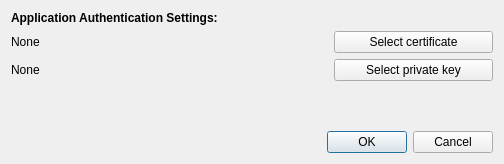
<?xml version="1.0" encoding="UTF-8"?>
<ui version="4.0">
 <class>ApplicationCertificateDialog</class>
 <widget class="QDialog" name="ApplicationCertificateDialog">
  <property name="geometry">
   <rect>
    <x>0</x>
    <y>0</y>
    <width>504</width>
    <height>164</height>
   </rect>
  </property>
  <property name="windowTitle">
   <string>ApplicationCertificateDialog</string>
  </property>
  <layout class="QGridLayout" name="gridLayout">
   <item row="3" column="0" colspan="3">
    <spacer name="verticalSpacer">
     <property name="orientation">
      <enum>Qt::Vertical</enum>
     </property>
     <property name="sizeHint" stdset="0">
      <size>
       <width>20</width>
       <height>40</height>
      </size>
     </property>
    </spacer>
   </item>
   <item row="2" column="0" colspan="2">
    <widget class="QLabel" name="privateKeyLabel">
     <property name="text">
      <string>None</string>
     </property>
    </widget>
   </item>
   <item row="2" column="2">
    <widget class="QPushButton" name="privateKeyButton">
     <property name="text">
      <string>Select private key</string>
     </property>
    </widget>
   </item>
   <item row="1" column="0" colspan="2">
    <widget class="QLabel" name="certificateLabel">
     <property name="text">
      <string>None</string>
     </property>
    </widget>
   </item>
   <item row="0" column="0" colspan="2">
    <widget class="QLabel" name="label_3">
     <property name="font">
      <font>
       <weight>75</weight>
       <bold>true</bold>
      </font>
     </property>
     <property name="text">
      <string>Application Authentication Settings:</string>
     </property>
    </widget>
   </item>
   <item row="1" column="2">
    <widget class="QPushButton" name="certificateButton">
     <property name="text">
      <string>Select certificate</string>
     </property>
    </widget>
   </item>
   <item row="4" column="0" colspan="3">
    <widget class="QDialogButtonBox" name="buttonBox">
     <property name="orientation">
      <enum>Qt::Horizontal</enum>
     </property>
     <property name="standardButtons">
      <set>QDialogButtonBox::Cancel|QDialogButtonBox::Ok</set>
     </property>
    </widget>
   </item>
  </layout>
 </widget>
 <resources/>
 <connections>
  <connection>
   <sender>buttonBox</sender>
   <signal>accepted()</signal>
   <receiver>ApplicationCertificateDialog</receiver>
   <slot>accept()</slot>
   <hints>
    <hint type="sourcelabel">
     <x>248</x>
     <y>254</y>
    </hint>
    <hint type="destinationlabel">
     <x>157</x>
     <y>274</y>
    </hint>
   </hints>
  </connection>
  <connection>
   <sender>buttonBox</sender>
   <signal>rejected()</signal>
   <receiver>ApplicationCertificateDialog</receiver>
   <slot>reject()</slot>
   <hints>
    <hint type="sourcelabel">
     <x>316</x>
     <y>260</y>
    </hint>
    <hint type="destinationlabel">
     <x>286</x>
     <y>274</y>
    </hint>
   </hints>
  </connection>
 </connections>
</ui>
